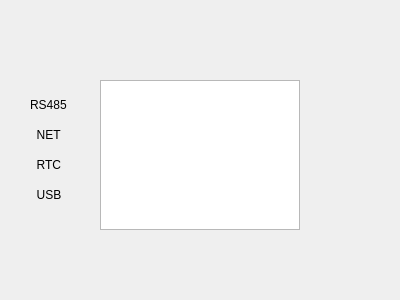
<?xml version="1.0" encoding="UTF-8"?>
<ui version="4.0">
 <class>FloatPan</class>
 <widget class="QWidget" name="FloatPan">
  <property name="geometry">
   <rect>
    <x>0</x>
    <y>0</y>
    <width>400</width>
    <height>300</height>
   </rect>
  </property>
  <property name="windowTitle">
   <string>Form</string>
  </property>
  <widget class="QTextEdit" name="textEdit">
   <property name="geometry">
    <rect>
     <x>100</x>
     <y>80</y>
     <width>200</width>
     <height>150</height>
    </rect>
   </property>
  </widget>
  <widget class="QLabel" name="label">
   <property name="geometry">
    <rect>
     <x>30</x>
     <y>80</y>
     <width>60</width>
     <height>50</height>
    </rect>
   </property>
   <property name="text">
    <string>RS485</string>
   </property>
  </widget>
  <widget class="QLabel" name="label_2">
   <property name="geometry">
    <rect>
     <x>30</x>
     <y>110</y>
     <width>50</width>
     <height>50</height>
    </rect>
   </property>
   <property name="text">
    <string>  NET</string>
   </property>
  </widget>
  <widget class="QLabel" name="label_3">
   <property name="geometry">
    <rect>
     <x>30</x>
     <y>140</y>
     <width>50</width>
     <height>50</height>
    </rect>
   </property>
   <property name="text">
    <string>  RTC</string>
   </property>
  </widget>
  <widget class="QLabel" name="label_4">
   <property name="geometry">
    <rect>
     <x>30</x>
     <y>170</y>
     <width>50</width>
     <height>50</height>
    </rect>
   </property>
   <property name="text">
    <string>  USB</string>
   </property>
  </widget>
 </widget>
 <resources/>
 <connections/>
</ui>
